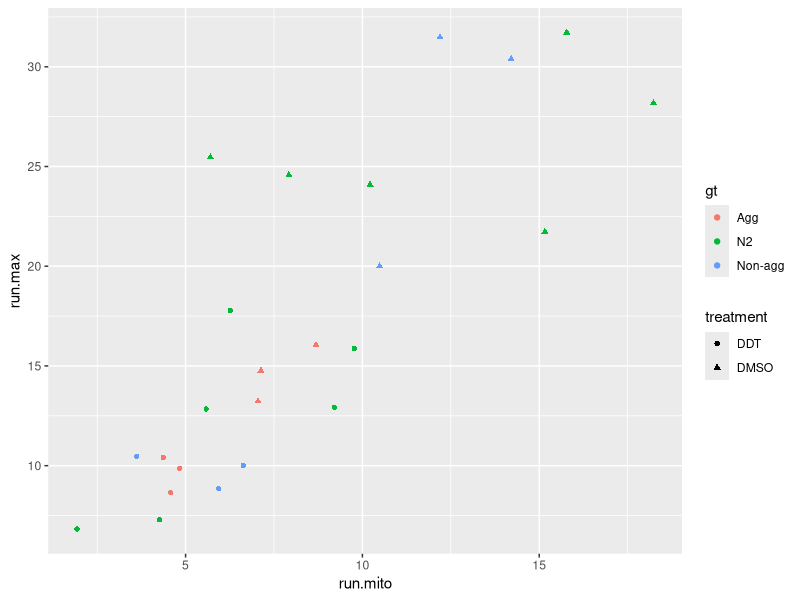
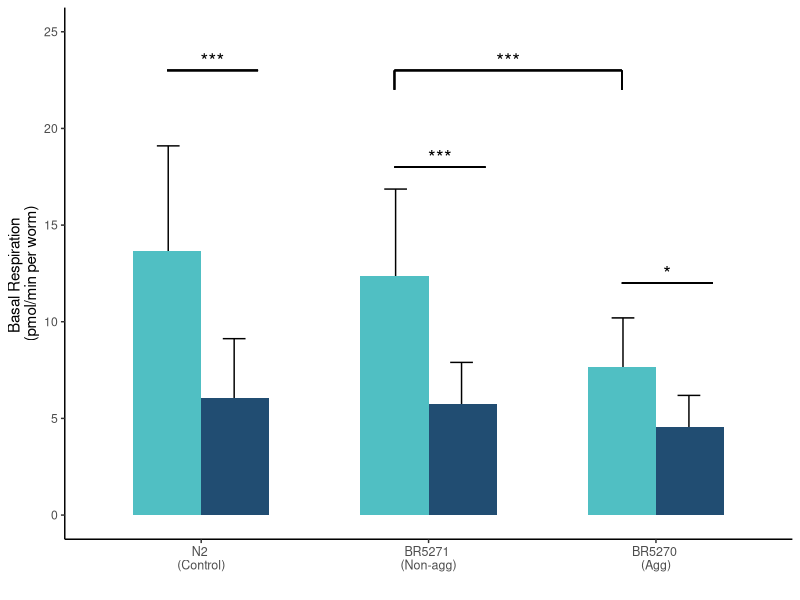

These charts were generated, in order, by the following R code:
#####################
# Analysis of mitochondrial function data across 5 different runs
#####################
# SETUP
library(tidyverse)
library(ggpubr)
library(cowplot)

# Call in cleaned data
resp <- read_tsv("mitochondrial_function/data/raw_data.txt") %>% 
    group_by(strain, treatment) %>% 
    summarise(mito.mean = mean(mito), mito.sd = sd(mito),
              max.mean = mean(max), max.sd = sd(max),
              azide.mean = mean(azide), azide.sd = sd(azide),
              spare.mean = mean(spare), spare.sd = sd(spare)) %>% 
    ungroup() %>% 
    mutate(gt = case_when(strain == "161" ~ "BR5270",
                          strain == "162" ~ "BR5271",
                          strain == "N2" ~ "N2")) 

resp$gt = factor(resp$gt, levels = c("N2","BR5271","BR5270"))

resp$treatment = factor(resp$treatment, levels = c("DMSO", "DDT"))

# Figures 
# Basal mitochondrial respiration    
mito <- resp %>% 
    ggplot(aes(x = gt, y = mito.mean, fill = treatment))  +
    geom_errorbar(aes(ymax = (mito.mean + mito.sd), ymin = (mito.mean - mito.sd)), position = position_dodge(width = 0.58), width = 0.2) +
    geom_bar(aes(fill = treatment), stat = "identity", position = "dodge", width = 0.6)  +
    scale_fill_manual(values = c( "#50BFC3", "#214D72")) +
    theme_classic() +
    theme(legend.position = "bottom", 
          axis.text.x = element_text(size = 9)) +
    ylab("Basal Respiration \n(pmol/min per worm)") +
    xlab("") +
    ylim(0, 25) +
    guides(fill = guide_legend("")) +
    theme(legend.position = "none") +
    geom_segment(aes(x=2.85, xend=3.25, y=12, yend=12)) +
    annotate("text", x = 3.05, y = 12.5, label = "*", size = 5) +
    geom_segment(aes(x=1.85, xend=2.25, y=18, yend=18)) +
    annotate("text", x = 2.05, y = 18.5, label = "***", size = 5) +
    geom_segment(aes(x=0.85, xend=1.25, y=23, yend=23)) +
    annotate("text", x = 1.05, y = 23.5, label = "***", size = 5) +
    geom_segment(aes(x=1.85, xend=2.85, y=23, yend=23)) +
    geom_segment(aes(x=1.85, xend=1.85, y = 22, yend= 23)) +
    geom_segment(aes(x=2.85, xend=2.85, y=22, yend=23)) +
    annotate("text", x = 2.35, y = 23.5, label = "***", size = 5) +
    scale_x_discrete(labels = c("N2 \n(Control)", "BR5271 \n(Non-agg)", "BR5270 \n(Agg)"))

# Maximal respiration
max <- resp %>% 
    ggplot(aes(x = gt, y = max.mean, fill = treatment))  +
    geom_errorbar(aes(ymax = (max.mean + max.sd), ymin = (max.mean - max.sd)), position = position_dodge(width = 0.58), width = 0.2) +
    geom_bar(aes(fill = treatment), stat = "identity", position = "dodge", width = 0.6)  +
    scale_fill_manual(values = c( "#50BFC3", "#214D72")) +
    theme_classic() +
    theme(legend.position = "bottom", 
          axis.text.x = element_text(size = 9)) +
    ylab("Maximal Respiration \n(pmol/min per worm)") +
    xlab("") +
    ylim(0, 45) +
    guides(fill = guide_legend("")) +
    theme(legend.position = "none") +
    geom_segment(aes(x=1.85, xend=2.25, y=38.5, yend=38.5)) +
    annotate("text", x = 2.05, y = 39.5, label = "***", size = 5) +
    geom_segment(aes(x=0.85, xend=1.25, y=38, yend=38)) +
    annotate("text", x = 1.05, y = 39.5, label = "***", size = 5) +
    geom_segment(aes(x=1.85, xend=2.85, y=43, yend=43)) +
    geom_segment(aes(x=1.85, xend=1.85, y = 41.5, yend = 43)) +
    geom_segment(aes(x=2.85, xend=2.85, y= 41.5, yend= 43)) +
    annotate("text", x = 2.35, y = 43.5, label = "***", size = 5) +
    geom_segment(aes(x=2.85, xend=3.25, y=23, yend=23)) +
    annotate("text", x = 3.05, y = 25.5, label = "ns", size = 3) +
    scale_x_discrete(labels = c("N2 \n(Control)", "BR5271 \n(Non-agg)", "BR5270 \n(Agg)"))

# Spare capacity
spare <- resp %>% 
    ggplot(aes(x = gt, y = spare.mean, fill = treatment))  +
    geom_errorbar(aes(ymax = (spare.mean + spare.sd), ymin = (spare.mean - spare.sd)), position = position_dodge(width = 0.6), width = 0.2) +
    geom_bar(aes(fill = treatment), stat = "identity", position = "dodge", width = 0.6)  +
    scale_fill_manual(values = c( "#50BFC3", "#214D72")) +
    theme_classic() +
    theme(legend.position = "bottom", 
          axis.text.x = element_text(size = 9)) +
    ylab("Spare capacity \n(pmol/min per worm)") +
    xlab("") +
    ylim(0, 35) +
    guides(fill = guide_legend("")) +
    theme(legend.position = "none") +
    geom_segment(aes(x=1.85, xend=2.25, y=28, yend=28)) +
    annotate("text", x = 2.05, y = 28.5, label = "***", size = 5) +
    geom_segment(aes(x=0.85, xend=1.25, y=24, yend=24)) +
    annotate("text", x = 1.05, y = 24.5, label = "***", size = 5) +
    geom_segment(aes(x=1.85, xend=2.85, y=32, yend=32)) +
    geom_segment(aes(x=1.85, xend=1.85, y = 31, yend=32)) +
    geom_segment(aes(x=2.85, xend=2.85, y=31, yend=32)) +
    annotate("text", x = 2.35, y = 32.5, label = "***", size = 5) +
    geom_segment(aes(x=2.85, xend=3.25, y=15, yend=15)) +
    annotate("text", x = 3.05, y = 17, label = "ns", size = 3) +
    geom_segment(aes(x=2.15, xend=2.15, y=3.883473, yend=3.883473+4.630356)) +
    scale_x_discrete(labels = c("N2 \n(Control)", "BR5271 \n(Non-agg)", "BR5270 \n(Agg)")) 

# Non-mitochondrial respiration
azide <- resp %>% 
    ggplot(aes(x = gt, y = azide.mean, fill = treatment))  +
    geom_errorbar(aes(ymax = (azide.mean + azide.sd), ymin = (azide.mean - azide.sd)), position = position_dodge(width = 0.58), width = 0.2) +
    geom_bar(aes(fill = treatment), stat = "identity", position = "dodge", width = 0.6)  +
    scale_fill_manual(values = c( "#50BFC3", "#214D72")) +
    theme_classic() +
    theme(legend.position = "bottom", 
          axis.text.x = element_text(size = 9)) +
    ylab("Non-mitochondrial\n(pmol/min per worm)") +
    xlab("") +
    ylim(0, 10) +
    guides(fill = guide_legend("")) +
    theme(legend.position = "bottom") +
    geom_segment(aes(x=1.85, xend=2.25, y=7.3, yend=7.3)) +
    annotate("text", x = 2.05, y = 7.4, label = "***", size = 5) +
    geom_segment(aes(x=0.85, xend=1.25, y=7.3, yend=7.3)) +
    annotate("text", x = 1.05, y = 7.4, label = "***", size = 5) +
    geom_segment(aes(x=1.85, xend=2.85, y=9, yend=9)) +
    geom_segment(aes(x=1.85, xend=1.85, y = 8.6, yend=9)) +
    geom_segment(aes(x=2.85, xend=2.85, y = 8.6, yend = 9)) +
    annotate("text", x = 2.35, y = 9.2, label = "***", size = 5) +
    geom_segment(aes(x=2.85, xend=3.25, y=2.7, yend=2.7)) +
    annotate("text", x = 3.05, y = 3.3, label = "ns", size = 3) +
    scale_x_discrete(labels = c("N2 \n(Control)", "BR5271 \n(Non-agg)", "BR5270 \n(Agg)")) 


##### Stats using all wells
all <- read_tsv("mitochondrial_function/data/raw_data.txt")

fit.max.all <- aov(max ~ group + factor(run), data = all)
anova(fit.max.all)
TukeyHSD(fit.max.all, "group")


fit.mito.all <- aov(mito ~ group + factor(run), data = all)
anova(fit.mito.all)
TukeyHSD(fit.mito.all, "group")


fit.azide.all <- aov(azide ~ group + factor(run), data = all)
anova(fit.azide.all)
TukeyHSD(fit.azide.all, "group")


fit.spare.all <- aov(spare ~ group + factor(run), data = all)
anova(fit.spare.all)
TukeyHSD(fit.spare.all, "group")

# Figure of respresentative OCR profile
#Read  in  the ocr file

ocr_raw <- read.table("mitochondrial_function/data/seahorse_08062020_ocr.txt",  header = T,  sep = "\t")

#Extract the wells of interest
wells <- c("B", "C", "D", "E", "F", "G")

ocr <- ocr_raw[grep(paste(wells, collapse="|"), ocr_raw$Well),]

# Worm count
worms <- c(13, 20, 8, 17, 24, 24, 21, 19, 12, 12, 28, 19,
           8, 5, 10, 8, 10, 12, 20, 33, 22, 28, 29, 30,
           15, 11, 5, 12, 12, 4, 13, 27, 21, 21, 32, 6,
           12, 14,13, 10, 6, 22, 35, 13, 19, 7, 5, 4, 
           6, 2, 6, 8, 10, 8, 15, 16, 14, 17, 13, 11,
           17, 11, 11, 9, 7, 4, 14, 22, 15, 10,12, 6)

# extract well ids to create dataframe with worm number data
well_id <- ocr$Well[grep(paste(wells, collapse="|"), ocr$Well)]

wells_worms <- cbind.data.frame(as.character(well_id), (worms))

names(wells_worms) <- c("Well", "no.worms")

ocr_worms <- ocr %>% 
    left_join(wells_worms, by ="Well") %>% 
    select(Measurement, OCR, Group, no.worms, Well) %>%
    mutate(ocr.p.worm = OCR/no.worms) %>%
    filter(no.worms >= 3 & no.worms <=31 ) 

ocr_worms_plot <- ocr_worms %>% 
    group_by(Group, Measurement)%>%
    summarize(mean.ocr.p.worm = mean(ocr.p.worm),  sd.ocr.p.worm = sd(ocr.p.worm),
              count = n()) %>%
    ungroup() %>%
    group_by() %>%
    mutate(group.plot = case_when(Group == "161 Control" ~ "BR5270 DMSO",
                                  Group == "WT Control" ~ "N2 DMSO",
                                  Group == "WT DDT" ~ "N2 DDT",
                                  Group == "mev-1 Control" ~ "mev-1 DMSO",
                                  Group == "161 DDT" ~ "BR5270 DDT",
                                  Group == "mev-1 DDT" ~ "mev-1 DDT",
                                  Group == "162 DDT" ~ "BR5271 DDT",
                                  Group == "162 Control" ~ "BR5271 DMSO")) %>%
    mutate(group.plot = fct_reorder(group.plot, mean.ocr.p.worm, .desc = T)) %>% 
    mutate(treatment = case_when(grepl("DMSO", group.plot) ~ "DMSO",
                                 grepl("DDT", group.plot) ~ "DDT")) %>% 
    mutate(strain = unlist(lapply(str_split(.$group.plot, " "), function(x) x[1])))  %>% 
    filter(strain != "mev-1")

ocr_control_plot <- ocr_worms_plot %>% 
    filter(treatment == "DMSO")

ocr_worms_plot$strain = factor(ocr_worms_plot$strain,  levels  = c("N2", "BR5271", "BR5270"))

ocr_worms_plot$treatment = factor(ocr_worms_plot$treatment,  levels  = c("DMSO", "DDT"))

strain.labs = c("N2 (Control)", "BR5271 (Non-agg)", "BR5270 (Agg)")
names(strain.labs) <- c("N2", "BR5271", "BR5270")

profile <- ggplot(data = ocr_worms_plot, mapping = aes(x = Measurement, y = mean.ocr.p.worm)) + 
    geom_line(aes(color = treatment))+
    #geom_errorbar(aes(ymin = mean.ocr.p.worm - sd.ocr.p.worm, ymax = mean.ocr.p.worm + sd.ocr.p.worm, color = group.plot), 
    # width = 0.2, alpha = 0.45) +
    geom_point(aes(color = treatment), shape = 1) +
    ylim(0, 48) +
    labs(
        x = "Measurement number",
        y = "Oxygen consumption rate\n(pmol/min per worm)"
    ) +
    scale_linetype_manual(values = c(2,1)) +
    scale_color_manual(values = c("#50BFC3", "#214D72")) +
    annotate("text",x = 5, y = 40, label = "FCCP", size = 3) +
    annotate("text", x = 15, y = 43, label = "Sodium \nazide", size = 3)+
    geom_segment(aes(x=5, xend=5, y=38, yend=0), color = "black", linetype = "dashed")+
    geom_segment(aes(x=15, xend=15, y=38, yend=0), color = "black", linetype = "dashed") +
    scale_x_continuous(breaks = seq(0,18,by=2)) +
    facet_wrap(~strain, nrow = 1, ncol = 3, scales = "free", labeller = labeller(strain = strain.labs)) +
    theme_bw() +
    theme(panel.grid = element_blank()) +
    theme(legend.position = "bottom") +
    theme(legend.title = element_blank(), axis.text.x = element_text(size = 5)) 

# Use cowplot to create a grid of figures for publication

legend_b <- get_legend(
    azide +
        guides(color = guide_legend(nrow = 1)) +
        theme(legend.position = "bottom")
)

legend_p <- get_legend(
    profile +
        guides(color = guide_legend(nrow = 1)) +
        theme(legend.position = "bottom")
)

bottom_row <- plot_grid(mito, max, spare, azide + theme(legend.position="none"), labels = c('B', 'C', "D", "E"), label_size = 12)
row_legend <- plot_grid(bottom_row, legend_b, ncol = 1, rel_heights = c(1, .1))

prof <- profile + theme(legend.position="none")
prof_legend <- plot_grid(prof, legend_p,  ncol = 1, rel_heights = c(1, .1))

seahorse <- plot_grid(prof_legend, row_legend, nrow = 2, rel_heights = c(1.5,3), labels = c("A", ""), label_size = 12)

# To save plot as a pdf
#pdf("mitochondrial_function/figures/ocr_bars.pdf", width = 7.5, height = 10)
#plot_grid(prof_legend, row_legend, nrow = 2, rel_heights = c(1.5,3), labels = c("A", ""), label_size = 12)
#dev.off()

# Save just basal respiration results
png("mitochondrial_function/figures/basal_resp.png", 
    res = 300, units = "in", height = 3, width = 3)
mito
dev.off()

read_tsv("mitochondrial_function/data/raw_data.txt") %>% 
    group_by(run, treatment, strain) %>% 
    mutate(run.mito = mean(mito), run.max = mean(max)) %>% 
    ungroup() %>% 
    mutate(gt = case_when(strain == "161" ~ "Agg",
                          strain == "162" ~ "Non-agg",
                          strain == "N2" ~ "N2")) %>% 
    ggplot(aes(x = run.mito, y = run.max)) +
    geom_point(aes(color = gt, shape = treatment))
